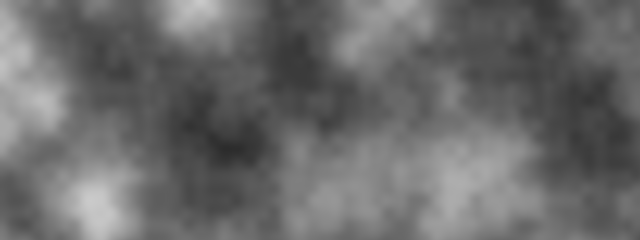
Frame 1 (no input)
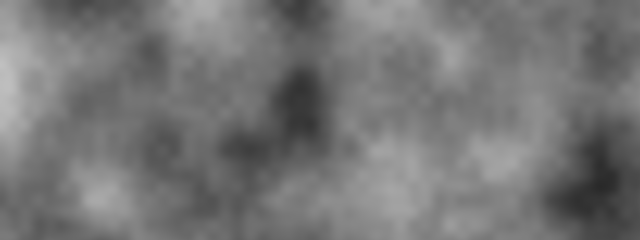
Frame 60 (the mouse pressed at the canvas centre just before this capture)
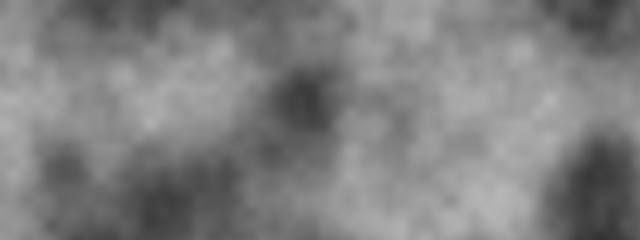
Frame 120 (the mouse held since frame 60 and released just before this capture)

The Processing sketch that drew these frames (run headless with seeded random() and noise(); from frame 60 on, the mouse is pressed at the canvas centre):

// Processing sketch: perlin_painter
// ── perlin_painter.pde
/*
If you tweak the parameters and play with color, 
the resulting images look more like marble, wood, 
or any other organic texture.

noiseDetail()
*/

Painter painter;

void setup() {
  size(640, 240);
  painter = new ZOffPainter();
}

void draw() {
  background(255);
  painter.paint();
}

class Painter {
  float xoff, tx = 0.0;
  float yoff, ty = 0.0;
  void paint() {
    xoff = tx;
    for (int x = 0; x < width; x++) {
      yoff = ty;
      for (int y = 0; y < height; y++) {
        float bright = map(noise(xoff, yoff), 0, 1, 0, 255);
        set(x, y, color(floor(bright)));
        yoff += 0.01;
      }
      xoff += 0.01;
    }
    
    tx += 0.01;
    ty += 0.01;
  }
}

class ZOffPainter extends Painter {
  float zoff = 0.0;
  ZOffPainter() { super(); }
  void paint() {
    xoff = tx;
    for (int x = 0; x < width; x++) {
      yoff = ty;
      for (int y = 0; y < height; y++) {
        float bright = map(noise(xoff, yoff, zoff), 0, 1, 0, 255);
        set(x, y, color(floor(bright)));
        yoff += 0.01;
      }
      xoff += 0.01;
      zoff += 0.00001;
    }
  }
}
